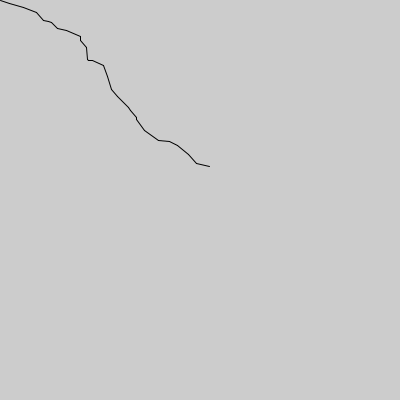
Frame 1 (no input)
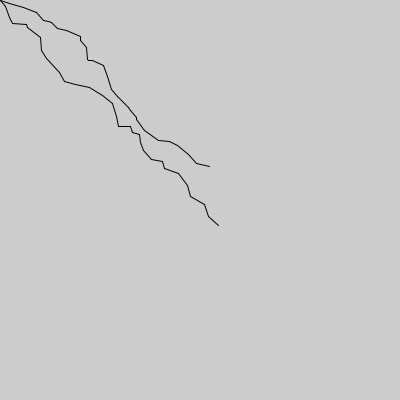
Frame 2 (the mouse pressed at the canvas centre, redrawn once)

The Processing sketch that drew these frames (run headless with seeded random() and noise(); the mouse was pressed at the canvas centre and the sketch redrawn once):

// Processing sketch: rekurssio_2
// ── rekurssio_2.pde
void satunnaiskavely (int askeleita, float x, float y)
{
if (askeleita == 0)
  return;

final int M = 15;
float uusiX = x + random (0, M);
float uusiY = y + random (0, M);
line (x, y, uusiX, uusiY);

satunnaiskavely (askeleita - 1, uusiX, uusiY);
}

void setup ()
{
  size (400, 400);
  noLoop ();
}

void draw ()
{
  satunnaiskavely (30, 0, 0);
}
